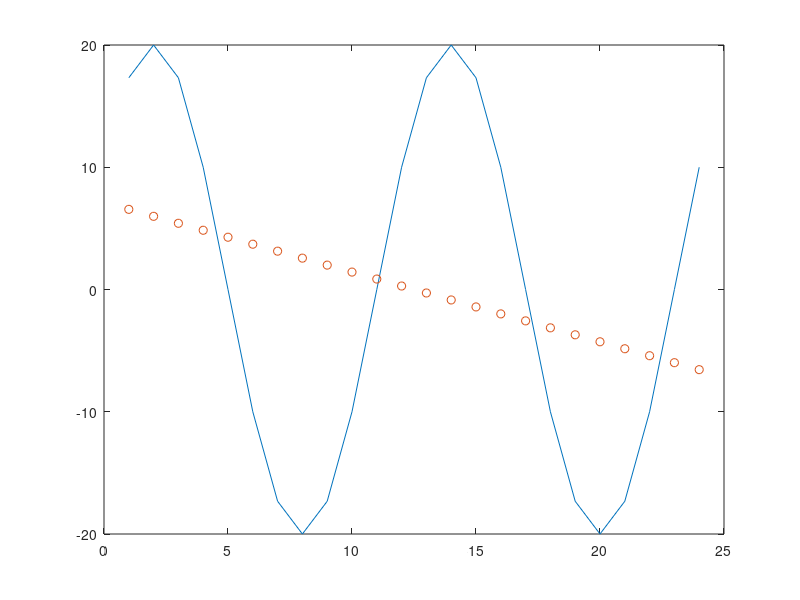

Recreate this plot in MATLAB. (Note: this script raises an error after producing the figure.)
% aim to test the differnce between detrend month and detrend year
clc; clear;
% lab1
time=linspace(1,24,24);
ntime=length(time);

vars=20*sin(time*pi/6+pi/6);

figure;
% plot(time,vars)
p=polyfit(time,vars,1);
f = polyval(p,time);
plot( time,vars,time, f, 'o')
% method1
[~, trendm1, cons_m, p_m] = detrend_yan(vars, time);

trendyr1 = squeeze(mean(trendm1(:,1),1));

% method2
t2=1:ntime/12;
for im = 1:length(t2)
    dy_yr(im)=nanmean(vars((im-1)*12+1:im*12));
end
[testx, trendm2, cons_m2, p_m2] = detrendyr_yc(dy_yr, t2);
trendyr2 = trendm2(:,1);
% lab2
% filename2 = '/data1/liuyincheng/Observe-rawdata/HadCRUT4/HadCRUT.4.6.0.0.median.nc';
% dts0 = ncread(filename2,'temperature_anomaly');
% dts0_had = dts0(:,:,1803:2018);    % 1803:2000.03, 2018:2018.02, 72*36*216 surface temperature anomaly, Global land
% lonh = ncread(filename2,'longitude'); nlonh = length(lonh);                  % -177.5:5:177.5
% lath = ncread(filename2,'latitude'); nlath = length(lath);
% timeh = ncread(filename2,'time');  timeh = timeh(1803:2018);                 % 1979/03 - 2018/02
% ntimeh = length(timeh);
% timeh = timeh + datenum(1850,1,1);
% timeh=double(timeh);
% %缺测太多将在时间序列中只要缺测一次就剔除
% test=dts0_had;
% test1=sum(isnan(dts0_had),3);
% for ii=1:216
%     temp1=test(:,:,ii);
%    temp1(test1~=0)=0;
%    test(:,:,ii)=temp1;
% end
% dts0_had=test;
% % method 1
% trendm_dTsHad = zeros(nlonh, nlath, 12, 2);  % trend, 12 months
% p_dTsHad = zeros(nlonh, nlath, 12);  % f test
% cons_dTsHad = zeros(nlonh, nlath, 12);  % mean
% % months mean trend(unite:per day)
% for i = 1:nlonh
%     for j = 1:nlath
%         [~, trendm_dTsHad(i, j, :, :), cons_dTsHad(i, j, :), p_dTsHad(i, j, :)] = detrend_yan(dts0_had(i, j, :), timeh);
%     end
% end

% % years mean trend (unite:per day)
% trendyr1_dTsHad = squeeze(mean(trendm_dTsHad(:,:,:,1),3));

% % method 2
% time2=1:ntimeh/12;
% for im = 1:length(time2)
%     dts0_hadyr(:,:,im)=nanmean(dts0_had(:,:,(im-1)*12+1:im*12),3);
% end

% for i = 1:nlonh
%     for j = 1:nlath
%         [testx, trendm_dTsHad2(i, j, :), cons_dTsHad2(i, j), p_dTsHad2(i, j)] = detrendyr_yc(dts0_hadyr(i,j,:), time2);
%     end
% end
% trendyr2_dTsHad=trendm_dTsHad2(:,:,1);
